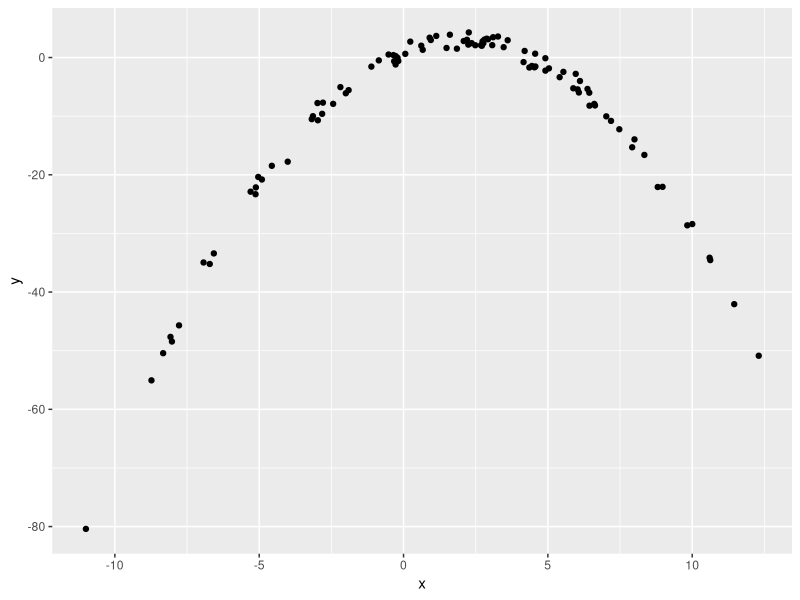

This figure's R source:
## ---- chunk 1
 
library(tidyverse)
df = tibble( 
  x= rnorm(100,2,5),
  y = 1+2*x-.5*x^2+rnorm(100)
  )

df|>
  ggplot(aes(x=x,y=y))+
  geom_point()
